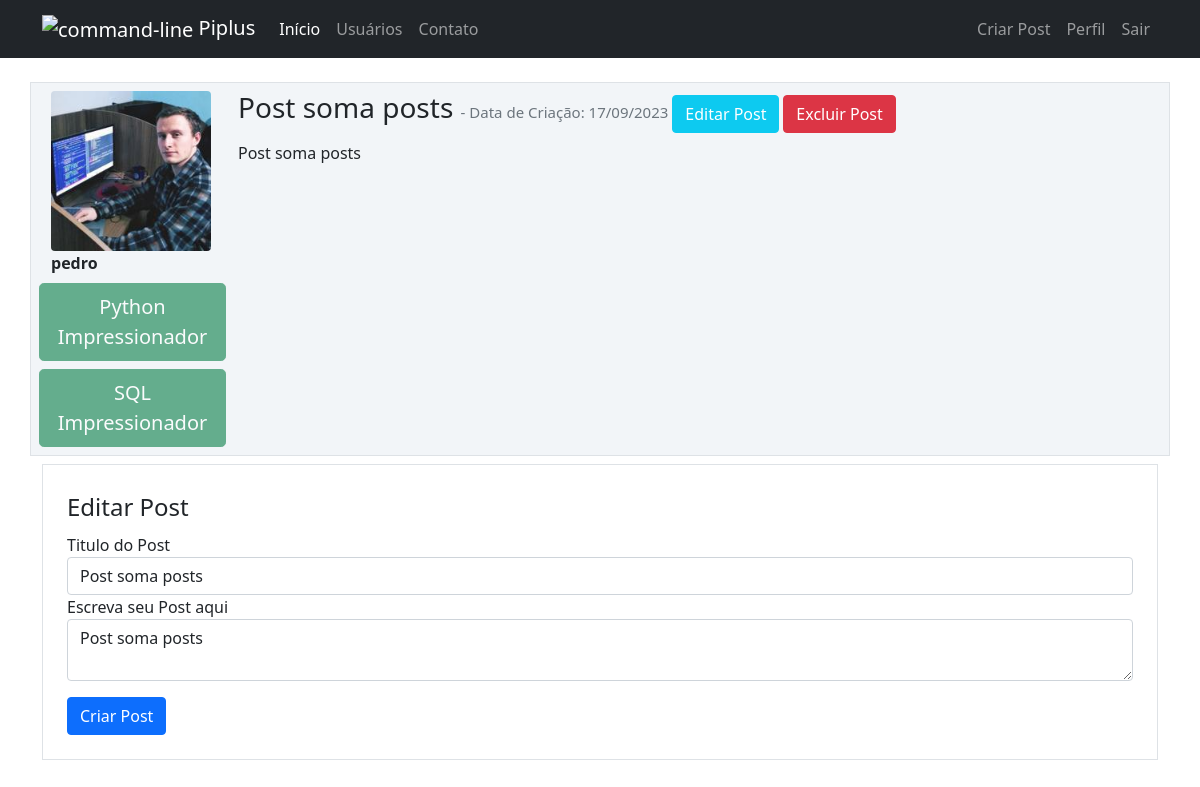
/post/11 (signed in), run on an earlier commit of the app's database.
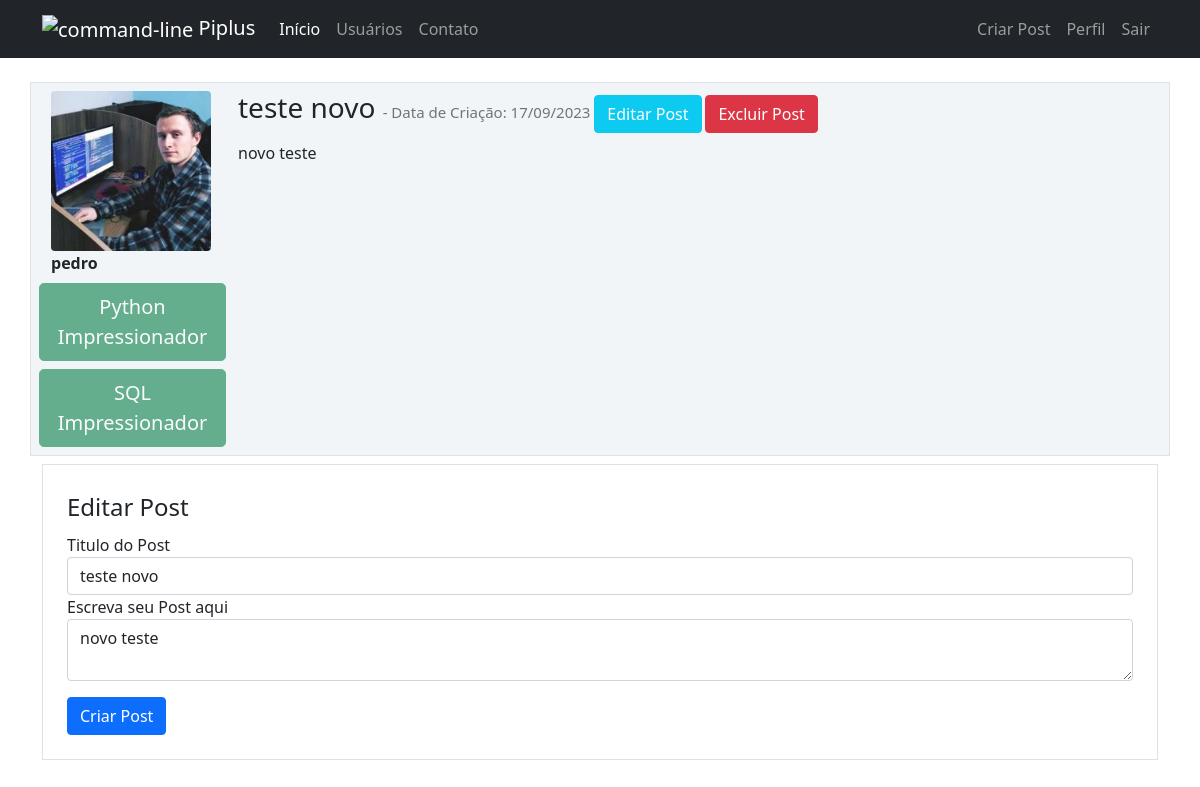
And on a later commit of the database.
### Piplus/models.py (models this page shows)
class Post(database.Model):
    id = database.Column(database.Integer, primary_key=True)
    titulo = database.Column(database.String, nullable=False)
    corpo = database.Column(database.Text, nullable=False)
    data_criacao = database.Column(database.DateTime, nullable=False, default=datetime.utcnow)
    id_usuario = database.Column(database.Integer, database.ForeignKey('usuario.id'), nullable=False)

### Piplus/routes.py (the view)
@app.route("/post/<post_id>", methods=['GET', 'POST'])
@login_required
def exibir_post(post_id):
    post = Post.query.get(post_id)
    if current_user == post.autor:
        form = FormCriarPost()
        if request.method == 'GET':
            form.titulo.data = post.titulo
            form.corpo.data = post.corpo
        elif form.validate_on_submit():
            post.titulo = form.titulo.data
            post.corpo = form.corpo.data
            database.session.commit()
            flash('Post atualizado com sucesso', 'alert-success mt-2')
            return redirect(url_for('home'))
    else:
        form = None
    return render_template('post.html', post=post, form=form)

### Piplus/forms.py
class FormCriarPost(FlaskForm):
    titulo = StringField('Titulo do Post', validators=[DataRequired(), Length(1, 150)])
    corpo = TextAreaField('Escreva seu Post aqui', validators=[DataRequired()])
    botao_submit_criarpost = SubmitField('Criar Post')

### Piplus/models.py (called while the page is built)
@login_manager.user_loader
def load_usuario(id_usuario):
    return Usuario.query.get(int(id_usuario))

### Piplus/templates/post.html (shortened to what this page needs)
{% extends 'base.html' %}
{% block body %}
    <div class="container mt-3">
            <div class="row border mt-4 p-2 postclass">
                <div class="col-2">
                    <div class="image pe-2">
                        <img src="{{ url_for('static', filename='fotos_perfil/{}'.format(post.autor.foto_perfil)) }}" class="rounded" width="160" >
                    </div>
                    <strong>{{ post.autor.username }}</strong>
                    <div class="row justify-content-center">
                            {% for curso in post.autor.cursos.split(';') %}
                                <button type="button" class="btn btn-lg btn-success mt-2" disabled>{{ curso }}</button>
                            {% endfor %}
                    </div>
                </div>
                <div class="col-9">
                    <h3>{{ post.titulo }}
                        <small class="text-muted" style="font-size: 15px;"> - Data de Criação: {{ post.data_criacao.strftime('%d/%m/%Y') }}
                        {% if form %}
                            <button id="editarPost" type="button" class="btn btn-info">
                                <a style="text-decoration: none; color: rgb(255, 255, 255);">Editar Post</a>
                            </button>
                            <button  href="#" data-bs-toggle="modal" data-bs-target="#excluir_post" type="button" class="btn btn-danger">
                                <a>Excluir Post</a>
                            </button>
                        {% endif %}
                        </small>
                    </h3>
                    <p>{{ post.corpo }}</p>
                </div>
            </div>
    </div>
{% if form %}
    <div class="container">
        <div class="row">
            <div class="col">
                <form method="POST" action="" id="form_editarpost" class="border p-4 mt-2 bg-muted">
                    <legend>Editar Post</legend>
                    <fieldset>
                        <div class="form-group">
                            {{ form.titulo.label(class="form-control-label") }}
                            {% if form.titulo.errors %}
                                    {{ form.titulo(class="form-control is-invalid") }}
                                <div class="invalid-feedback">
                                    {% for erro in form.titulo.errors %}
                                        {{erro}}
                                    {% endfor %}
                                </div>
                                {% else %}
                                    {{ form.titulo(class="form-control") }}
                                {% endif %}
                        </div>
                        <div class="form-group">
                            {{ form.corpo.label(class="form-control-label") }}
                            {% if form.corpo.errors %}
                                    {{ form.corpo(class="form-control is-invalid") }}
                                <div class="invalid-feedback">
                                    {% for erro in form.corpo.errors %}
                                        {{erro}}
                                    {% endfor %}
                                </div>
                                {% else %}
                                    {{ form.corpo(class="form-control") }}
                                {% endif %}
                        </div>
                    </fieldset>
                        {{ form.botao_submit_criarpost(class="btn btn-primary mt-3") }}
                </form>
            </div>
        </div>
    </div>
{% endif %}
{% endblock %}

What changed in the data, as far as the page shows it:
changed Post: titulo "Post soma posts" → "teste novo"; corpo "Post soma posts" → "novo teste"
